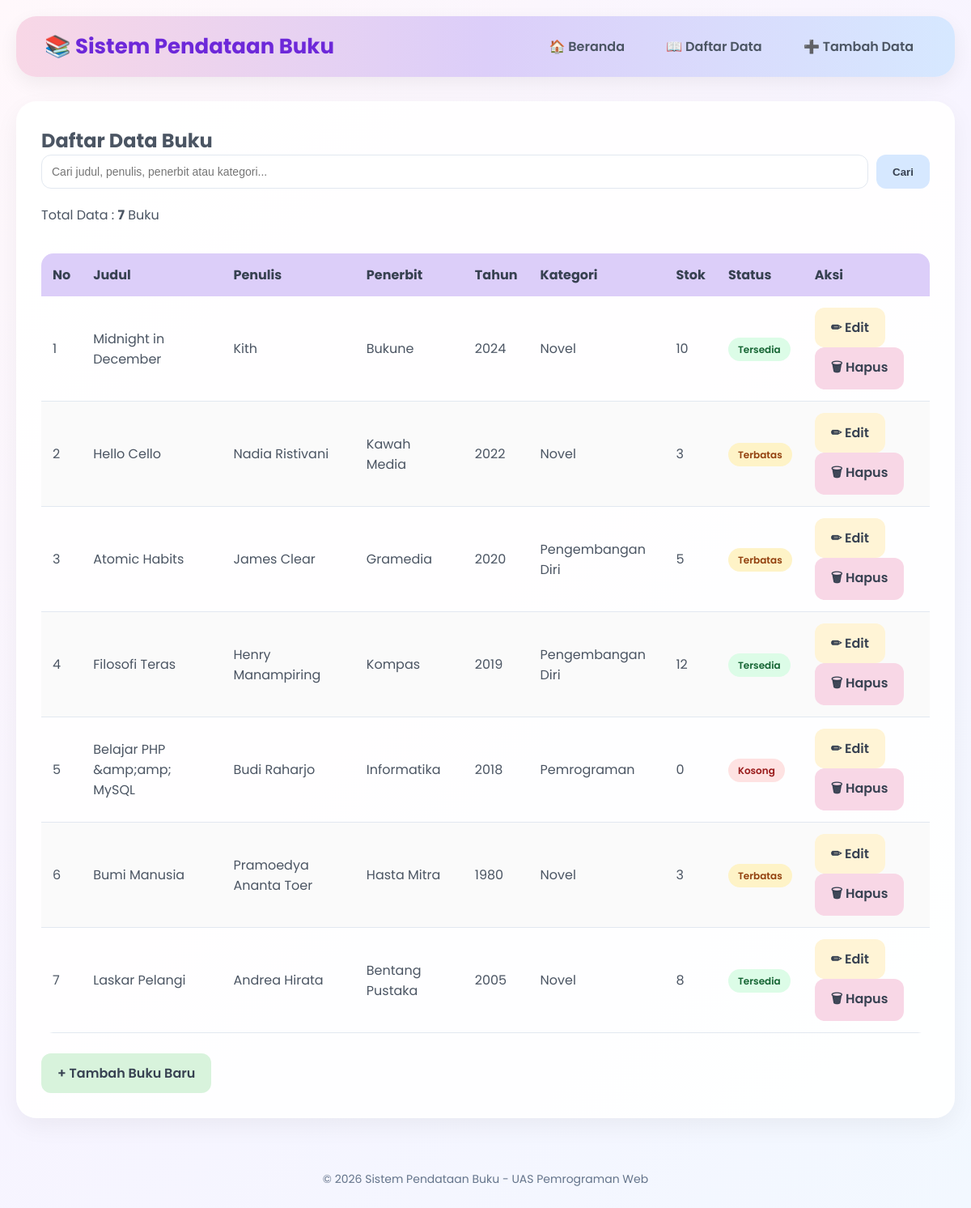
Screenshot of /daftar.php (signed in) with the database file from the repository.
### tables this page shows
CREATE TABLE `buku` (
  `id` int(11) NOT NULL AUTO_INCREMENT,
  `judul` varchar(150) NOT NULL,
  `penulis` varchar(100) NOT NULL,
  `penerbit` varchar(100) NOT NULL,
  `tahun_terbit` year(4) NOT NULL,
  `kategori` varchar(50) NOT NULL,
  `stok` int(11) NOT NULL DEFAULT 0,
  PRIMARY KEY (`id`)
);

### functions.php (called while the page is built, shortened)
<?php
function statusStok($stok)
{
    $stok = (int) $stok;
    if ($stok > 5) {
        return [
            "label" => "Tersedia",
            "class" => "badge-hijau"
        ];
    } elseif ($stok > 0) {
        return [
            "label" => "Terbatas",
            "class" => "badge-kuning"
        ];
    } else {
        return [
            "label" => "Kosong",
            "class" => "badge-merah"
        ];
    }
}
function ambilSemuaBuku($koneksi, $keyword = "")
{
    $data = [];
    if ($keyword != "") {
        $keyword = mysqli_real_escape_string($koneksi, $keyword);
        $sql = "SELECT * FROM buku
                WHERE judul LIKE '%$keyword%'
                OR penulis LIKE '%$keyword%'
                OR penerbit LIKE '%$keyword%'
                OR kategori LIKE '%$keyword%'
                ORDER BY id DESC";
    } else {
        $sql = "SELECT * FROM buku ORDER BY id DESC";
    }
    $hasil = mysqli_query($koneksi, $sql);
    while ($baris = mysqli_fetch_assoc($hasil)) {
        $data[] = $baris;
    }
    return $data;
}
?>

### daftar.php (the view, shortened to what this page needs)
<?php
require "koneksi.php";
require "functions.php";
$keyword = isset($_GET['cari']) ? bersihkanInput($_GET['cari']) : "";
$daftar_buku = ambilSemuaBuku($koneksi, $keyword);
?>
<!DOCTYPE html>
<html lang="id">
<head>
    <link rel="stylesheet" href="style.css">
</head>
<body>
<div class="navbar">
    <h1>📚 Sistem Pendataan Buku</h1>
    <nav>
        <a href="index.php">🏠 Beranda</a>
        <a href="daftar.php">📖 Daftar Data</a>
        <a href="tambah.php">➕ Tambah Data</a>
    </nav>
</div>
<div class="container">
    <div class="card">
    <h2>Daftar Data Buku</h2>
    <form method="GET" action="daftar.php" class="search-bar">
        <input
            type="text"
            name="cari"
            placeholder="Cari judul, penulis, penerbit atau kategori..."
            value="<?= htmlspecialchars($keyword); ?>"
        >
        <button type="submit" class="btn btn-primary">
            Cari
        </button>
    </form>
    <p style="margin-bottom:15px;">
        Total Data :
        <strong><?= count($daftar_buku); ?></strong> Buku
    </p>
    <div class="table-responsive">
        <table>
            <thead>
                <tr>
                    <th>No</th>
                    <th>Judul</th>
                    <th>Penulis</th>
                    <th>Penerbit</th>
                    <th>Tahun</th>
                    <th>Kategori</th>
                    <th>Stok</th>
                    <th>Status</th>
                    <th>Aksi</th>
                </tr>
            </thead>
            <tbody>
            <?php if (count($daftar_buku) > 0) : ?>
                <?php
                $no = 1;
                foreach ($daftar_buku as $buku) :
                    $status = statusStok($buku['stok']);
                ?>
                <tr>
                    <td><?= $no++; ?></td>
                    <td><?= htmlspecialchars($buku['judul']); ?></td>
                    <td><?= htmlspecialchars($buku['penulis']); ?></td>
                    <td><?= htmlspecialchars($buku['penerbit']); ?></td>
                    <td><?= $buku['tahun_terbit']; ?></td>
                    <td><?= htmlspecialchars($buku['kategori']); ?></td>
                    <td><?= $buku['stok']; ?></td>
                    <td>
                        <span class="<?= $status['class']; ?>">
                            <?= $status['label']; ?>
                        </span>
                    </td>
                    <td>
                        <a
                            href="edit.php?id=<?= $buku['id']; ?>"
                            class="btn btn-edit"
                        >
                            ✏ Edit
                        </a>
                        <a
                            href="hapus.php?id=<?= $buku['id']; ?>"
                            class="btn btn-danger"
                            onclick="return confirm('Yakin ingin menghapus data ini?')"
                        >
                            🗑 Hapus
                        </a>
                    </td>
                </tr>
                <?php endforeach; ?>
            <?php endif; ?>
            </tbody>
        </table>
    </div>
    <br>
    <a href="tambah.php" class="btn btn-success">
        + Tambah Buku Baru
    </a>
</div>
</div>
<footer>
    &copy; <?= date("Y"); ?> Sistem Pendataan Buku - UAS Pemrograman Web
</footer>
</body>
</html>

### style.css (style rules this page uses)
:root { --pink:#F8D7E6; --lavender:#DCCEF9; --blue:#D6E8FF; --mint:#D8F3DC; --cream:#FFF4D6; --white:#FFFFFF; --text:#4B5563; --dark:#374151; }
* { margin:0; padding:0; box-sizing:border-box; }
body { font-family:'Poppins',sans-serif; background:linear-gradient( 135deg, #FFF8FB, #F7F4FF, #F2F8FF ); color:var(--text); min-height:100vh; }
.navbar { background:linear-gradient( 90deg, #F8D7E6, #DCCEF9, #D6E8FF ); display:flex; justify-content:space-between; align-items:center; padding:18px 35px; margin:20px; border-radius:25px; box-shadow:0 8px 25px rgba(0,0,0,.06); }
.navbar h1 { color:#6D28D9; font-size:26px; font-weight:700; }
.navbar nav a { text-decoration:none; color:var(--text); margin-left:15px; padding:10px 16px; border-radius:12px; font-weight:600; transition:.3s; }
.container { max-width:1200px; margin:30px auto; padding:0 20px; }
.card { background:rgba(255,255,255,.9); border-radius:25px; padding:30px; border:1px solid rgba(255,255,255,.8); box-shadow: 0 10px 30px rgba(0,0,0,.05); transition:.3s; }
.search-bar { display:flex; gap:10px; margin-bottom:20px; }
.search-bar input { flex:1; }
form input, form select { width:100%; padding:12px; border:1px solid #E2E8F0; border-radius:12px; font-size:14px; background:white; transition:.3s; }
.btn { display:inline-block; padding:12px 20px; border:none; border-radius:12px; text-decoration:none; cursor:pointer; font-weight:600; transition:.3s; }
.btn-primary { background:var(--blue); color:var(--dark); }
.btn-success { background:var(--mint); color:var(--dark); }
.btn-edit { background:var(--cream); color:var(--dark); }
.btn-danger { background:var(--pink); color:var(--dark); }
.table-responsive { overflow-x:auto; }
table { width:100%; border-collapse:collapse; margin-top:20px; overflow:hidden; border-radius:15px; }
th { background:var(--lavender); color:var(--dark); }
th, td { padding:14px; text-align:left; }
tbody tr { border-bottom:1px solid #E2E8F0; }
tbody tr:nth-child(even) { background:#FAFAFA; }
.badge-hijau { background:#DCFCE7; color:#166534; padding:6px 12px; border-radius:20px; font-size:12px; font-weight:600; }
.badge-kuning { background:#FEF3C7; color:#92400E; padding:6px 12px; border-radius:20px; font-size:12px; font-weight:600; }
.badge-merah { background:#FEE2E2; color:#991B1B; padding:6px 12px; border-radius:20px; font-size:12px; font-weight:600; }
footer { text-align:center; padding:25px; margin-top:40px; color:#64748B; font-size:14px; }

### rows the page displays
buku: judul "Midnight in December", penulis "Kith", penerbit "Bukune", tahun_terbit "2024", kategori "Novel", stok "10", stok "Tersedia"
buku: judul "Hello Cello", penulis "Nadia Ristivani", penerbit "Kawah Media", tahun_terbit "2022", kategori "Novel", stok "3", stok "Terbatas"
buku: judul "Atomic Habits", penulis "James Clear", penerbit "Gramedia", tahun_terbit "2020", kategori "Pengembangan Diri", stok "5", stok "Terbatas"
buku: judul "Filosofi Teras", penulis "Henry Manampiring", penerbit "Kompas", tahun_terbit "2019", kategori "Pengembangan Diri", stok "12", stok "Tersedia"
buku: judul "Belajar PHP &amp;amp; MySQL", penulis "Budi Raharjo", penerbit "Informatika", tahun_terbit "2018", kategori "Pemrograman", stok "0", stok "Kosong"
buku: judul "Bumi Manusia", penulis "Pramoedya Ananta Toer", penerbit "Hasta Mitra", tahun_terbit "1980", kategori "Novel", stok "3", stok "Terbatas"
buku: judul "Laskar Pelangi", penulis "Andrea Hirata", penerbit "Bentang Pustaka", tahun_terbit "2005", kategori "Novel", stok "8", stok "Tersedia"

### other values shown
count($daftar_buku) "7"
